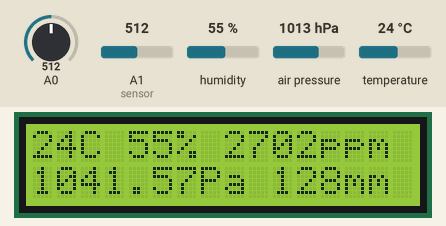
A sketch run on a simulated Arduino Uno, built with avr-gcc and run on an emulated ATmega328P. On the bench: 16×2 character LCD. The inputs (shaded band) are chosen by the test bench; at power-on: air pressure 1013 hPa, A1 (sensor) = 512, A0 = 512, humidity 55 %, temperature 24 °C.

Above: at 1.2 s.
1.3 s: air pressure set to 952 hPa
At 2.7 s:
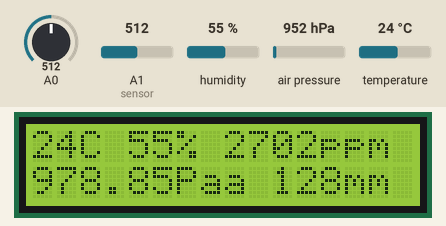
3.7 s: A1 (sensor) set to 608
At 4.9 s:
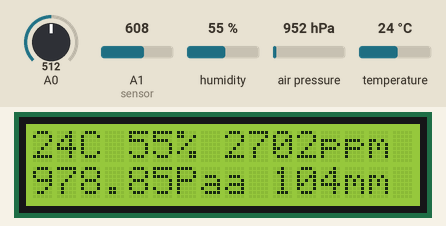
5.8 s: A1 (sensor) set to 636
At 7.1 s:
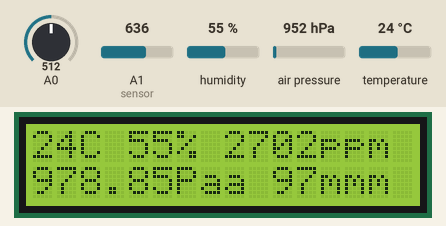
7.9 s: A0 set to 147
At 9.2 s:
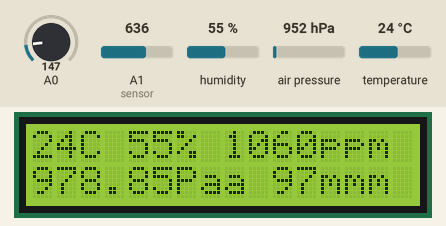
10.0 s: A0 set to 123
At 11.3 s:
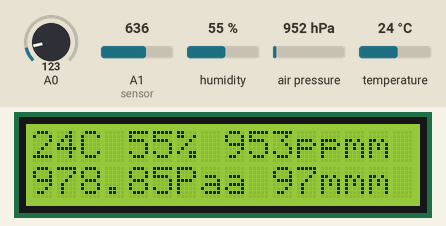
12.2 s: air pressure set to 975 hPa
At 13.4 s:
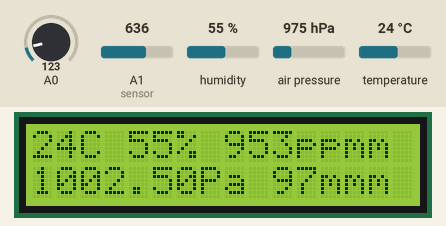
Timing chart, 0 to 15.2 s (numbered marks = the images above; inputs shaded):
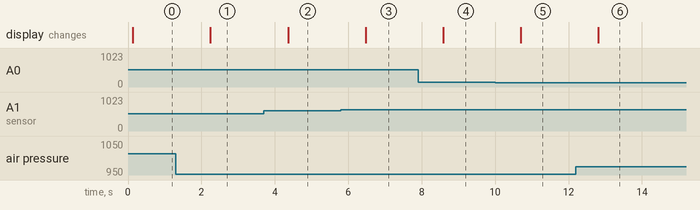

The sketch:

CODE.ino
```cpp
#include "DHT.h"
#include <SFE_BMP180.h>
#include <LiquidCrystal_I2C.h>
LiquidCrystal_I2C lcd=LiquidCrystal_I2C(0x27,16,2);


#define DHTPIN 5 // Digital Pin 5
#define DHTTYPE DHT22 // We are Using DHT22
#define TEMPTYPE 0
#define ALTITUDE 234 // Altitude from PHAGWARA


int i=1;
DHT dht(DHTPIN, DHTTYPE); // Initialising Pin and Type of DHT
SFE_BMP180 pressure;

void setup()
{
pressure.begin();
dht.begin(); // Enabling DHT22
lcd.init();
lcd.backlight();
pinMode(A0,INPUT);
pinMode(A1,INPUT);
}

void loop()
{
int humidity = dht.readHumidity(); // Reading Humidity Value
int temperature = dht.readTemperature(); // Reading Temperature Value
int status = pressure.startTemperature();
double T,P,p0,a;
 if (status != 0)
    {

      status = pressure.startPressure(3);
      if (status != 0)
      {
        // Wait for the measurement to complete:
        delay(status);

        status = pressure.getPressure(P,T);
        if (status != 0)
        {
          p0 = pressure.sealevel(P,ALTITUDE);
          a = pressure.altitude(P,p0);
        }
        else Serial.println("error retrieving pressure measurement\n");
      }
      else Serial.println("error starting pressure measurement\n");
    }
    int co2=map(analogRead(A0),0,1023,400,5000);
    int rainValue = map(analogRead(A1),0,1023,255,0);  // Read the analog value from sensor
    lcd.setCursor(0,0);
    lcd.print(String(temperature)+"C");
    lcd.setCursor(4,0);
    lcd.print(String(humidity)+"%");
    lcd.setCursor(8,0);
    lcd.print(String(co2)+"ppm");
    lcd.setCursor(0,1);
    lcd.print(String(p0)+"Pa");
    lcd.setCursor(10,1);
    lcd.print(String(rainValue)+"mm");
    delay(1000); // Update after every 1 second(s)

}
```

Measured:
- the behaviour switches between 625 and 626 on A1 (sensor) (found by bisection; images 2 and 3)
- the behaviour switches between 134 and 133 on A0 (found by bisection; images 4 and 5)
- after the input at 1.3 s, the display: changes after 0.94 s (image 1)
- after the input at 3.7 s, the display: changes after 0.66 s (image 2)
- after the input at 5.8 s, the display: changes after 0.67 s (image 3)
- after the input at 7.9 s, the display: changes after 0.69 s (image 4)
- after the input at 10.0 s, the display: changes after 0.70 s (image 5)
- after the input at 12.2 s, the display: changes after 0.62 s (image 6)
